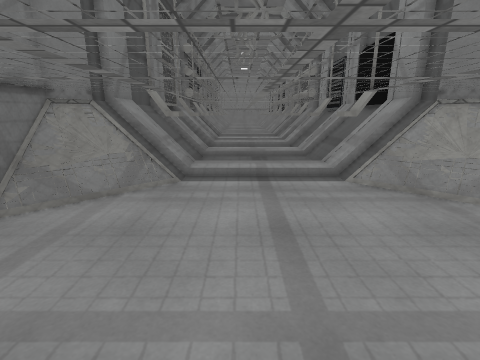
View 1 (above)

19 first-person views from a walk through a 3-D level made in the Unity game engine. The camera is 1.4 m above the floor, tilts 14° down and sees 85° across. The floor is counted in squares, 0.5 m on a side. Each view is taken from the middle of a square. On the plan, view 1 faces up. The plan holds only what a view shows up to about 19 squares ahead; the rest is blank. The place goes on beyond the plan. The player is left out. Surface patterns are stand-ins for the level's own textures.

View 2
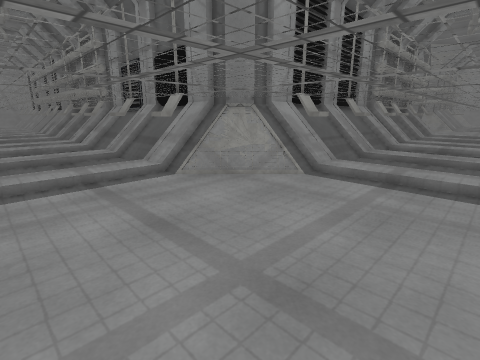

View 3
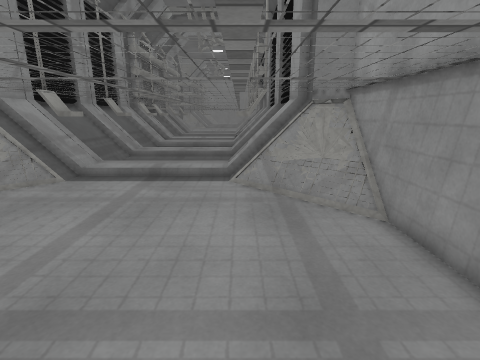

View 4
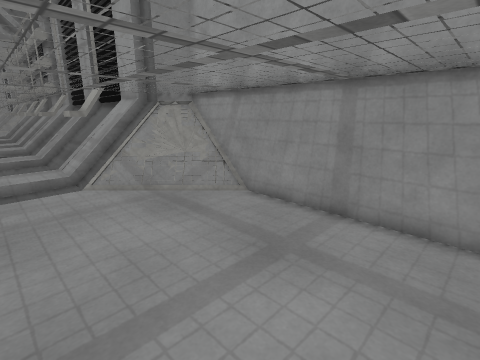

View 5
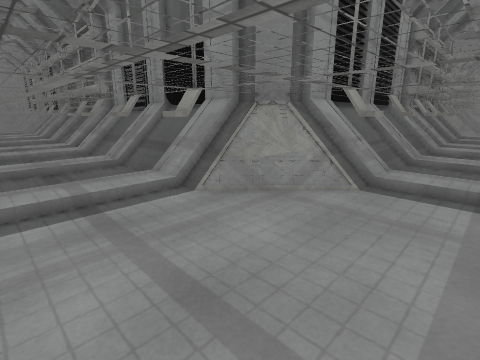

View 6
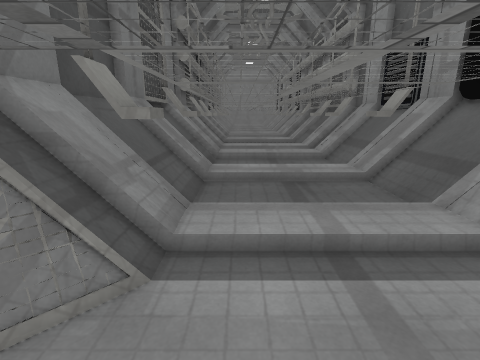

View 7
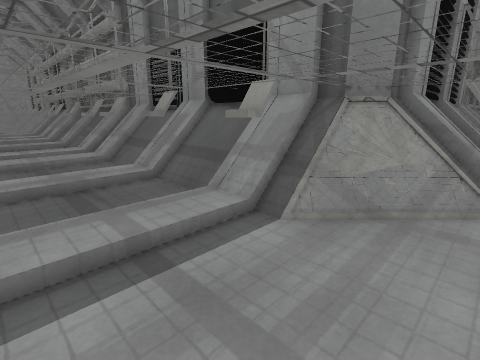

View 8
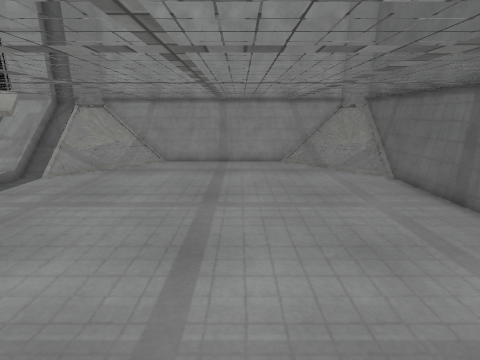

View 9
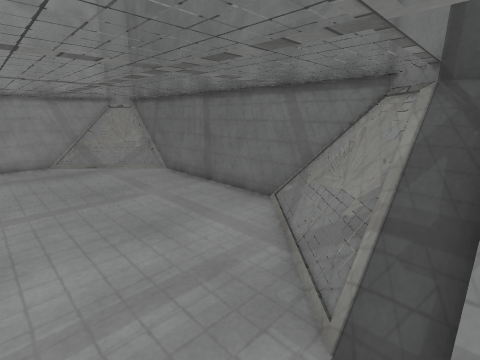

View 10
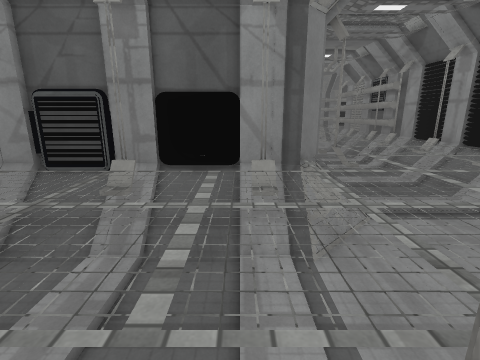

View 11
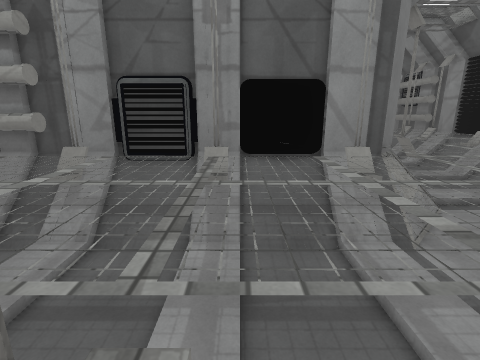

View 12
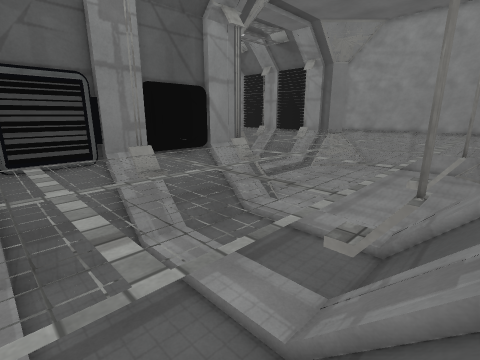

View 13
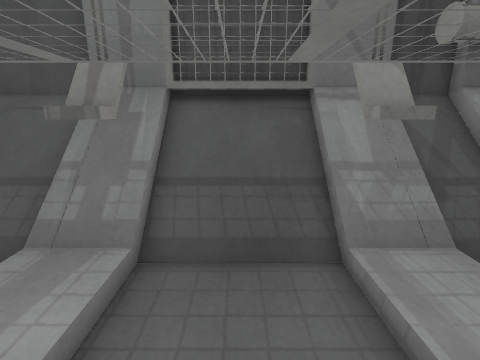

View 14
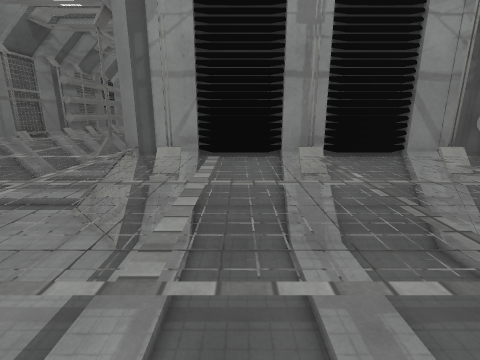

View 15
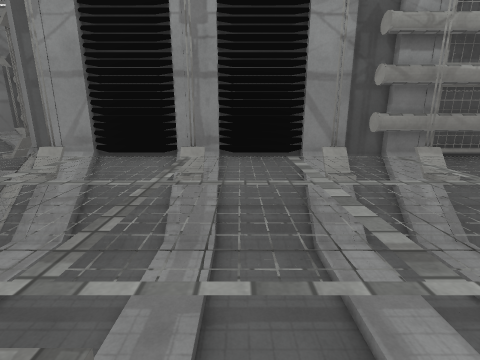

View 16
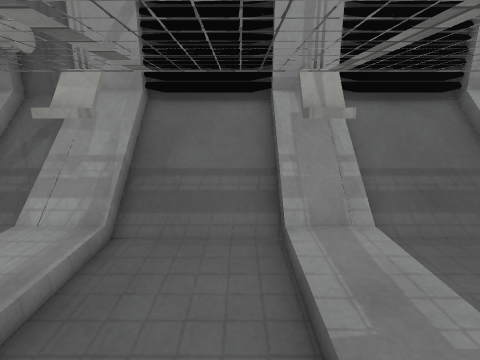

View 17
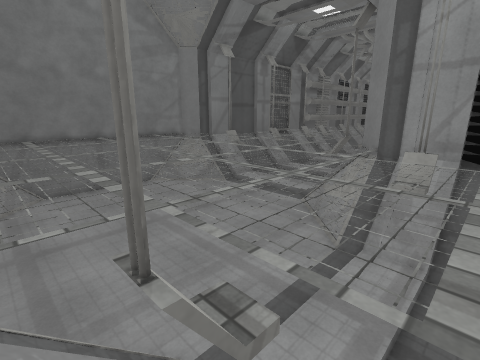

View 18
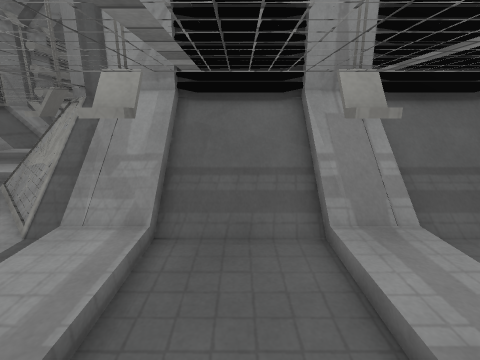

View 19
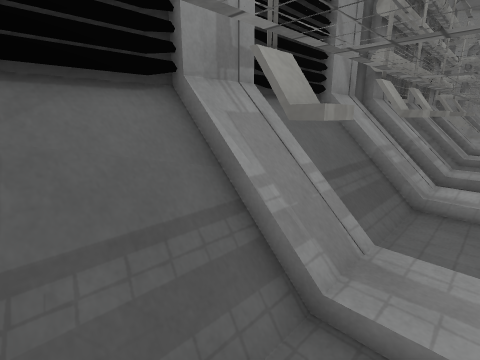

### Floor plan
Key: @ floor where view 1 was taken; # wall or solid block; . main floor; : floor 0.25 m higher than the main floor; / step, stairs or slope; ^ raised ledge; v drop or lower ground; T thing the floor can be seen under or through; O other object.
Columns run from 7 left of view 1 to 26 right of it. Each row starts with its distance up from view 1.
 26  #/OO        #O#
 25  # OOOO  O OOOO#
 24  #//////O///OOO#
 23  #///.......O^^#
 22  #///.......O^^#
 21  #///.......O^^#
 20  #/OO///O///OOO#
 19  # OOOOOOOOOOOO#
 18  #//////O...OOO#
 17  #///.......O^^#
 16  #///.......O^^#
 15  #///.......O^^#
 14  #/OO/ /O///OOO#
 13  # OOOOOOO:OOOO#
 12  #//////O///OOO#
 11 ##v##.......#####
 10 ####.........#####################
  9 ###...........###^^^^^^^^^^^^^^^^O
  8 ##.............##^OO^^^^OO^^^^OO^O
  7 #...............#^O^^^^^O^^^^^O^^^
  6 #.................TT....# ....
  5 #.................TT....##....##
  4 #.................TT....##....#
  3 #................TTT...###...##
  2 #................/TT.../##.../#
  1 #................/##.../##.../#
  0 #......@........./##.../##.../
 -1 #...............#/O#////O#////O#
 -2 ##.............##/OO////OO////OO
 -3 ###...........##v///////////////#
 -4 ####.........####################
 -5  ################

Positions as (right, up) in squares from view 1, and headings:
1: (0, 0), facing up
2: (-2, 0), facing up-right
3: (-2, -1), facing right
4: (-2, 2), facing down-right
5: (-1, 3), facing up-right
6: (-1, 7), facing up
7: (-1, 7), facing up-right
8: (0, 11), facing down
9: (0, 12), facing down-left
10: (-5, 14), facing right
11: (-5, 18), facing right
12: (-5, 24), facing down-right
13: (2, 22), facing left
14: (14, -3), facing up
15: (19, -3), facing up
16: (19, 5), facing down
17: (13, -3), facing up-left
18: (14, 1), facing up
19: (13, 5), facing up-right
